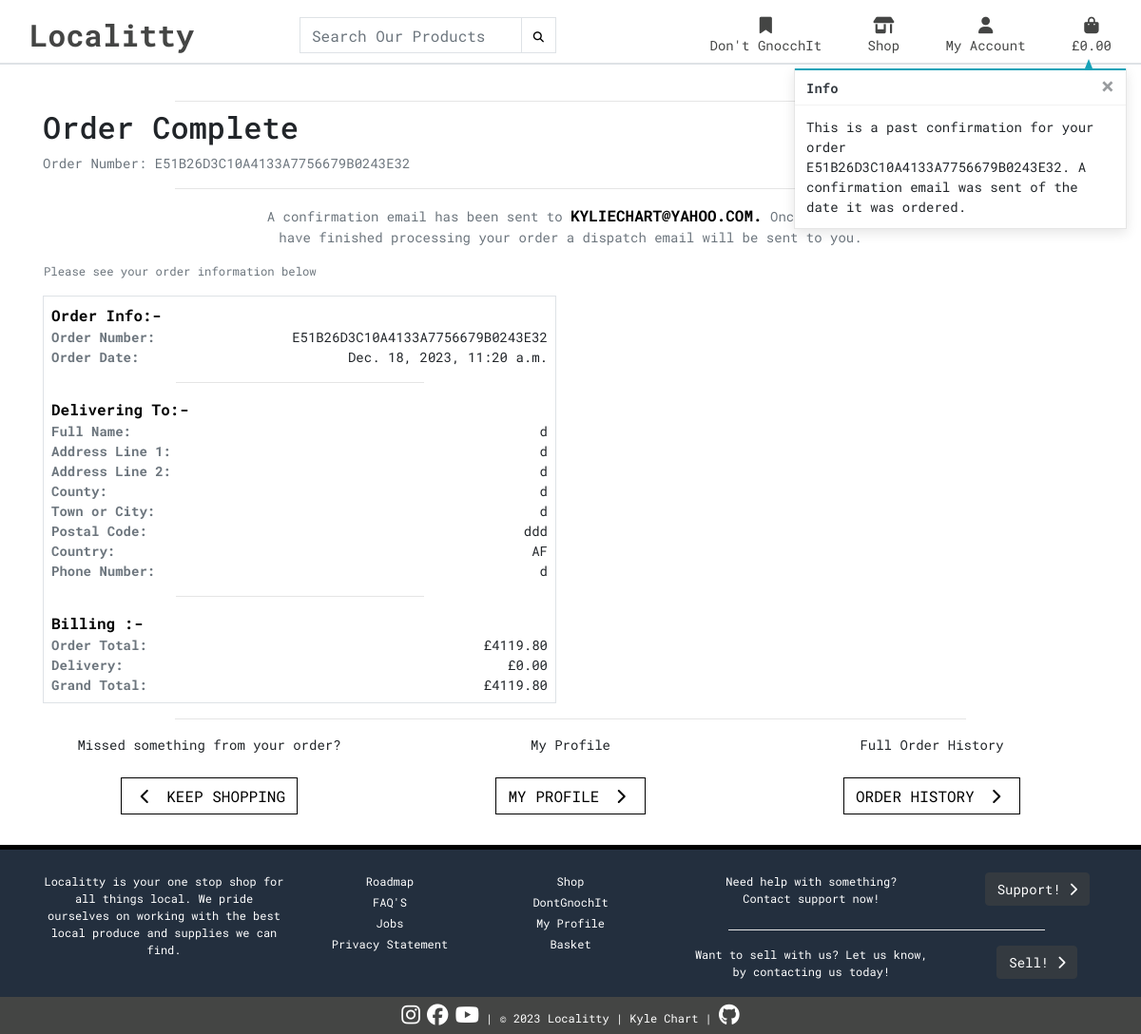
The app's page /profile/order-confirmation/E51B26D3C10A4133A7756679B0243E32 (signed in) with its own data.
### checkout/models.py (models this page shows, shortened)
class Order(models.Model):
    order_number = models.CharField(max_length=32, null=False, editable=False)
    user_profile = models.ForeignKey(
        UserProfile, on_delete=models.SET_NULL, null=True, blank=True, related_name='orders')
    full_name = models.CharField(max_length=50, null=False, blank=False)
    email = models.EmailField(max_length=254, blank=False, null=False)
    phone_number = models.CharField(max_length=20, null=False, blank=False)
    country = CountryField(blank_label='Country *', null=False, blank=False)
    postcode = models.CharField(max_length=20, null=True, blank=True)
    town_or_city = models.CharField(max_length=40, null=False, blank=False)
    street_address1 = models.CharField(max_length=80, null=False, blank=False)
    street_address2 = models.CharField(max_length=80, null=True, blank=True)
    county = models.CharField(max_length=80, null=True, blank=True)
    date = models.DateTimeField(auto_now_add=True)
    delivery_cost = models.DecimalField(
        max_digits=6, decimal_places=2, null=False, default=0)
    order_total = models.DecimalField(
        max_digits=10, decimal_places=2, null=False, default=0)
    grand_total = models.DecimalField(
        max_digits=10, decimal_places=2, null=False, default=0)
    original_bag = models.TextField(null=False, blank=False, default='')
    stripe_pid = models.CharField(
        max_length=254, null=False, blank=False, default='')
    class Meta:
        verbose_name_plural = 'Order'

### profiles/views.py (the view)
@login_required
def renderorderhistory(request, order_number):
    if not request.user.is_authenticated:
        messages.error(request, f'Sorry, you have to be registered to view this page. \
                       Please log in or make an account and try again.')
        return redirect('account_login')
    orders = get_object_or_404(Order, order_number=order_number)
    messages.info(request, f"This is a past confirmation for your order {order_number}. \
                 A confirmation email was sent of the date it was ordered.")
    template = 'checkout_success.html'
    context = {
        'order': orders,
        'from_profile': True
    }
    return render(request, template, context)

### checkout/templates/checkout_success.html (shortened to what this page needs)
{% extends "base.html" %}
{% load static %}
{% block pageheader %}
    <div class="container header-container">
    </div>
{% endblock %}
{% block content %}
<div class="container">
    <div class="row">
        <div class="col">
            <hr class="w-75 mb-2">
                <h2 class="page-title">Order Complete</h2>
                <p class="text-muted">Order Number: {{ order.order_number }}</p>
            <hr class="w-75 mt-2">
        </div>
    </div>
    <div class="row">
        <div class="col-12 text-center text-balance">
            <p class="text-muted">
                A confirmation email has been sent to <strong class="text-uppercase text-black">{{ order.email }}.</strong> Once our team have finished processing
                your order a dispatch email will be sent to you.
            </p>
        </div>
        <p class="text-muted small px-3">Please see your order information below</p>
    </div>
    <div class="row">
        <div class="col-12 col-lg-6">
            <div class="order-confirmation-wrapper p-2 border">
                <div class="row">
                    <div class="col">
                        <small class="text-black">Order Info:-</small>
                    </div>
                </div>
                <div class="row">
                    <div class="col-12 col-md-4">
                        <p class="mb-0 text-muted font-weight-bold">Order Number:</p>
                    </div>
                    <div class="col-12 col-md-8 text-md-right">
                        <p class="mb-0">{{ order.order_number }}</p>
                    </div>
                </div>
                <div class="row">
                    <div class="col-12 col-md-4">
                        <p class="mb-0 text-muted font-weight-bold">Order Date:</p>
                    </div>
                    <div class="col-12 col-md-8 text-md-right">
                        <p class="mb-0">{{ order.date }}</p>
                    </div>
                </div>
                <hr class="w-50">
                <div class="row">
                    <div class="col">
                        <small class="text-black">Delivering To:-</small>
                    </div>
                </div>
                <div class="row">
                    <div class="col-12 col-md-4">
                        <p class="mb-0 text-muted font-weight-bold">Full Name:</p>
                    </div>
                    <div class="col-12 col-md-8 text-md-right">
                        <p class="mb-0">{{ order.full_name }}</p>
                    </div>
                </div>
                <div class="row">
                    <div class="col-12 col-md-4">
                        <p class="mb-0 text-muted font-weight-bold">Address Line 1:</p>
                    </div>
                    <div class="col-12 col-md-8 text-md-right">
                        <p class="mb-0">{{ order.street_address1 }}</p>
                    </div>
                </div>
                {% if order.street_address2 %}
                <div class="row">
                    <div class="col-12 col-md-4">
                        <p class="mb-0 text-muted font-weight-bold">Address Line 2:</p>
                    </div>
                    <div class="col-12 col-md-8 text-md-right">
                        <p class="mb-0">{{ order.street_address1 }}</p>
                    </div>
                </div>
                {% endif %}
                {% if order.county %}
                <div class="row">
                    <div class="col-12 col-md-4">
                        <p class="mb-0 text-muted font-weight-bold">County:</p>
                    </div>
                    <div class="col-12 col-md-8 text-md-right">
                        <p class="mb-0">{{ order.county }}</p>
                    </div>
                </div>
                {% endif %}
                <div class="row">
                    <div class="col-12 col-md-4">
                        <p class="mb-0 text-muted font-weight-bold">Town or City:</p>
                    </div>
                    <div class="col-12 col-md-8 text-md-right">
                        <p class="mb-0">{{ order.town_or_city }}</p>
                    </div>
                </div>
                {% if order.postcode %}
                <div class="row">
                    <div class="col-12 col-md-4">
                        <p class="mb-0 text-muted font-weight-bold">Postal Code:</p>
                    </div>
                    <div class="col-12 col-md-8 text-md-right">
                        <p class="mb-0">{{ order.postcode }}</p>
                    </div>
                </div>
                {% endif %}
                <div class="row">
                    <div class="col-12 col-md-4">
                        <p class="mb-0 text-muted font-weight-bold">Country:</p>
                    </div>
                    <div class="col-12 col-md-8 text-md-right">
                        <p class="mb-0">{{ order.country }}</p>
                    </div>
                </div>
                <div class="row">
                    <div class="col-12 col-md-4">
                        <p class="mb-0 text-muted font-weight-bold">Phone Number:</p>
                    </div>
                    <div class="col-12 col-md-8 text-md-right">
                        <p class="mb-0">{{ order.phone_number }}</p>
                    </div>
                </div>
                <hr class="w-50">
                <div class="row">
                    <div class="col">
                        <small class="text-black">Billing :-</small>
                    </div>
                </div>
                <div class="row">
                    <div class="col-12 col-md-4">
                        <p class="mb-0 text-muted font-weight-bold">Order Total:</p>
                    </div>
                    <div class="col-12 col-md-8 text-md-right">
                        <p class="mb-0">£{{ order.order_total }}</p>
                    </div>
                </div>
                <div class="row">
                    <div class="col-12 col-md-4">
                        <p class="mb-0 text-muted font-weight-bold">Delivery:</p>
                    </div>
                    <div class="col-12 col-md-8 text-md-right">
                        <p class="mb-0">£{{ order.delivery_cost }}</p>
                    </div>
                </div>
                <div class="row">
                    <div class="col-12 col-md-4">
                        <p class="mb-0 text-muted font-weight-bold">Grand Total:</p>
                    </div>
                    <div class="col-12 col-md-8 text-md-right">
                        <p class="mb-0">£{{ order.grand_total }}</p>
                    </div>
                </div>
            </div>
        </div>
    </div>
    <hr class="w-75">
    <div class="row text-center mb-4">
        <div class="{% if from_profile %} col-4 col-lg-4 {% else %} col-6 col-lg-6 {% endif %}">
            <p>Missed something from your order?</p>
            <a href="{% url 'shop' %}" class="btn btn-outline-black rounded-0 my-2" aria-label="Send the user to the main shopping page">
                <span class="icon-bag">
                    <i class="fas fa-chevron-left"></i>
                </span>
                <span class="text-uppercase">Keep Shopping</span>
            </a>
        </div>
        {% if from_profile %}
        <div class="col-4 col-lg-4">
            <p>My Profile</p>
            <a href="{% url 'profile' %}" class="btn btn-outline-black rounded-0 my-2" aria-label="Send the user to the their profile page">
                <span class="text-uppercase">My Profile</span>
                <span class="icon-bag">
                    <i class="fas fa-chevron-right"></i>
                </span>
            </a>
        </div>
        <div class="col-4 col-lg-4">
            <p>Full Order History</p>
            <a href="{% url 'order_history' %}" class="btn btn-outline-black rounded-0 my-2" aria-label="Send the user there full order history">
                <span class="text-uppercase">Order History</span>
                <span class="icon-bag">
                    <i class="fas fa-chevron-right"></i>
                </span>
            </a>
        </div>
        {% endif %}
    </div>
</div>
{% endblock %}

### static/css/base.css (style rules this page uses)
html { height: 100%; }
body { font-family: 'Roboto Mono', monospace, sans-serif, 'Times New Roman', Times, serif; min-height: 100vh; padding: 0; height: calc(100vh - 90px); font-size: 14px; }
a { color: #444544; text-decoration: none; }
.text-black { color: black !important; }
.text-balance { text-wrap: balance; }
.icon-bag { align-items: center; display: inline-flex; justify-content: center; height: 1.6rem; width: 1.6rem; }
.btn-outline-black { background: white; color: black !important; border: 1.5px solid black; }
.text-black { font-weight: bold; text-transform: capitalize; color: black !important; font-size: medium; }
@media (min-width: 992px) { .header-container { padding-top: 90px; } }

### records on screen
Order: order_number "E51B26D3C10A4133A7756679B0243E32", email "KYLIECHART@YAHOO.COM", date "Dec. 18, 2023, 11:20 a.m.", full_name "d", street_address1 "d", county "d", town_or_city "d", postcode "ddd", country "AF", phone_number "d", order_total "4119.80", delivery_cost "0.00", grand_total "4119.80"

### other values on screen
{{ message }} "This is a past confirmation for your order E51B26D3C10A4133A7756679B0243E32. A confirmation email was sent of the date it was ordered."
